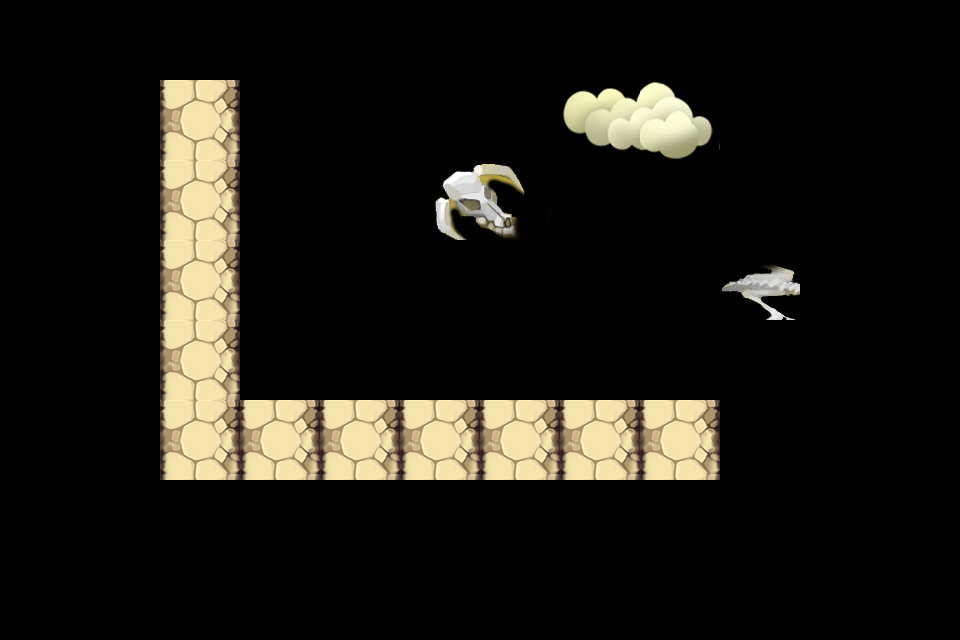

This game map was drawn from its Tiled (.tmx) file and the tilesets committed beside it. A one-line description and the trimmed map source follow:
An orthogonal 12x8 tile map with 80x80 px tiles, 1 tile layer (main).

<map version="1.0" orientation="orthogonal" renderorder="right-down" width="12" height="8" tilewidth="80" tileheight="80" nextobjectid="1">
 <tileset firstgid="1" name="towerBlocks" tilewidth="80" tileheight="80" spacing="1">
  <image source="tileres/towerBlocks.png" width="512" height="512" />
 </tileset>
 <layer name="main" width="12" height="8">
  <data>[96 cells, 16 non-empty, 6 distinct tile ids]</data>
 </layer>
 <objectgroup name="对象层 1" visible="0" />
</map>
